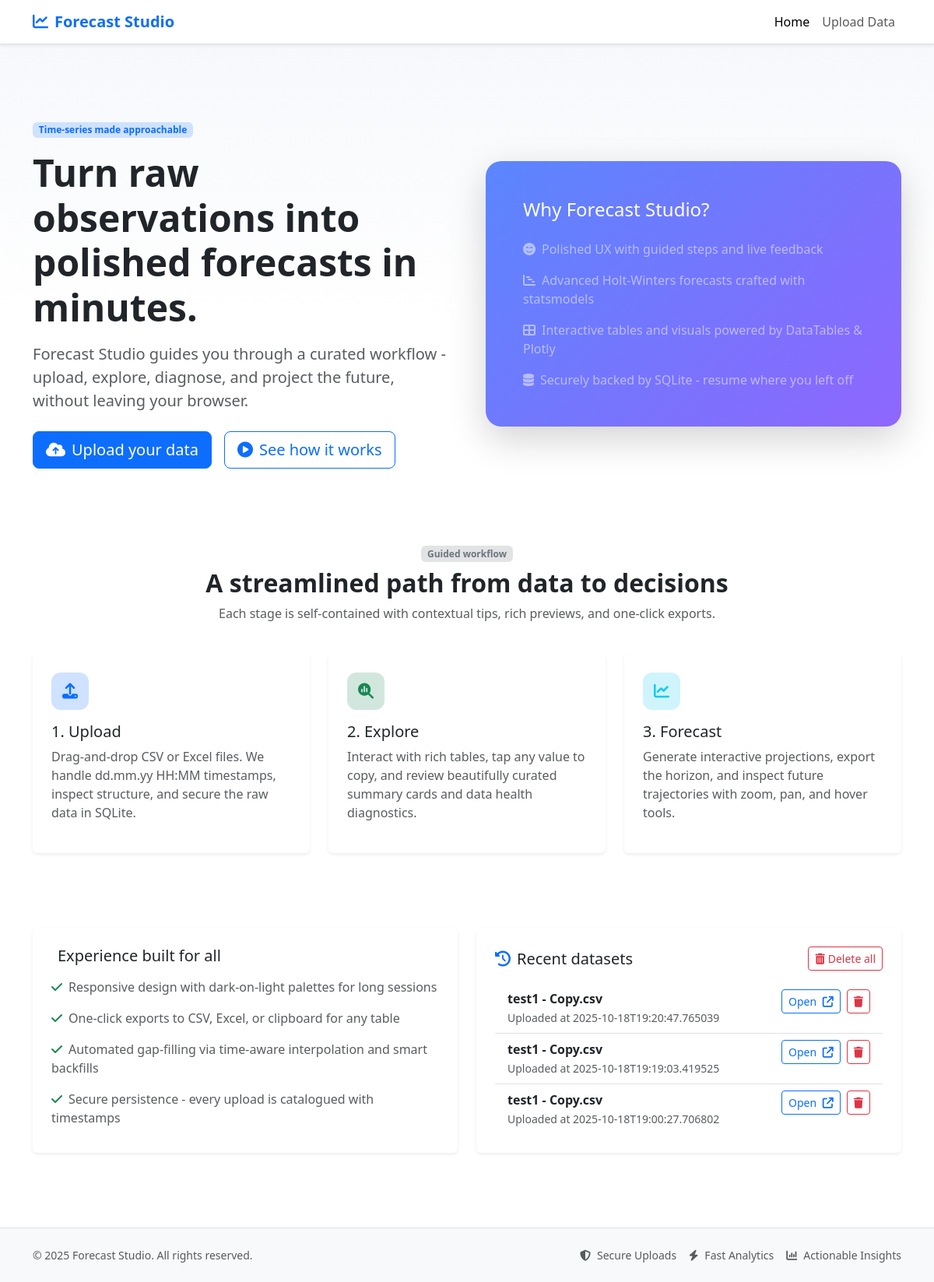
Before: / with the older database file.
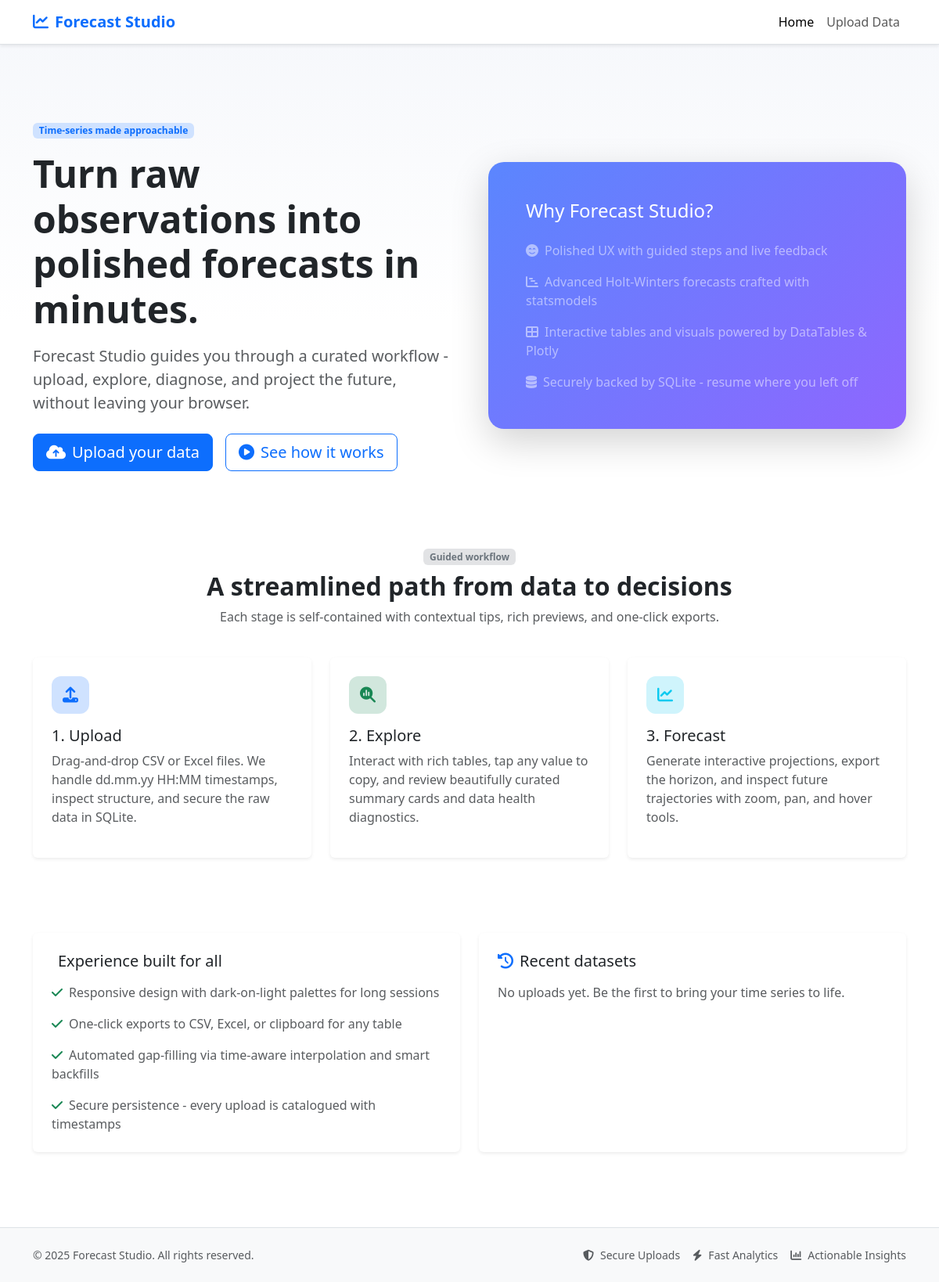
After: the same page with the newer database file.
### tables this page shows
CREATE TABLE datasets (
            id INTEGER PRIMARY KEY AUTOINCREMENT,
            filename TEXT NOT NULL,
            uploaded_at TEXT NOT NULL,
            columns_json TEXT NOT NULL,
            original_data_json TEXT NOT NULL,
            summary_json TEXT NOT NULL,
            missing_json TEXT NOT NULL,
            cleaned_series_json TEXT NOT NULL
        );

### main.py (the view)
@app.route("/")
def home() -> str:
    connection = get_db()
    rows = connection.execute(
        "SELECT id, filename, uploaded_at FROM datasets ORDER BY uploaded_at DESC LIMIT 5"
    ).fetchall()
    recent_datasets = [
        {
            "id": row["id"],
            "filename": row["filename"],
            "uploaded_at": row["uploaded_at"],
        }
        for row in rows
    ]
    return render_template("home.html", recent_datasets=recent_datasets)

### main.py (called while the page is built)
def _get_or_create_csrf_token() -> str:
    token = session.get("_csrf_token")
    if token is None:
        token = secrets.token_urlsafe(32)
        session["_csrf_token"] = token
    return token

@app.context_processor
def inject_globals() -> dict[str, Any]:
    return {
        "current_year": datetime.utcnow().year,
        "csrf_token": _get_or_create_csrf_token,
    }

def get_db() -> sqlite3.Connection:
    if "db" not in g:
        connection = sqlite3.connect(DATABASE_PATH)
        connection.row_factory = sqlite3.Row
        g.db = connection
    return g.db

### templates/home.html (shortened to what this page needs)
{% extends "base.html" %}
{% block content %}
    <section class="py-4 py-lg-5">
        <div class="row align-items-center g-5">
            <div class="col-lg-6">
                <span class="badge bg-primary-subtle text-primary mb-3">Time-series made approachable</span>
                <h1 class="display-5 fw-bold text-dark">Turn raw observations into polished forecasts in minutes.</h1>
                <p class="lead text-muted mt-3">Forecast Studio guides you through a curated workflow - upload, explore, diagnose, and project the future, without leaving your browser.</p>
                <div class="d-flex flex-wrap gap-3 mt-4">
                    <a class="btn btn-primary btn-lg" href="{{ url_for('upload') }}"><i class="fa-solid fa-cloud-arrow-up me-2"></i>Upload your data</a>
                    <a class="btn btn-outline-primary btn-lg" href="#how-it-works"><i class="fa-solid fa-circle-play me-2"></i>See how it works</a>
                </div>
            </div>
            <div class="col-lg-6">
                <div class="card shadow-lg border-0 gradient-card">
                    <div class="card-body p-4 p-lg-5">
                        <h2 class="h4 text-white">Why Forecast Studio?</h2>
                        <ul class="list-unstyled text-white-50 mt-4 mb-0">
                            <li class="mb-3"><i class="fa-solid fa-face-smile-beam me-2"></i>Polished UX with guided steps and live feedback</li>
                            <li class="mb-3"><i class="fa-solid fa-chart-gantt me-2"></i>Advanced Holt-Winters forecasts crafted with statsmodels</li>
                            <li class="mb-3"><i class="fa-solid fa-table-cells-large me-2"></i>Interactive tables and visuals powered by DataTables & Plotly</li>
                            <li><i class="fa-solid fa-database me-2"></i>Securely backed by SQLite - resume where you left off</li>
                        </ul>
                    </div>
                </div>
            </div>
        </div>
    </section>
    <section class="py-5" id="how-it-works">
        <div class="row g-4">
            <div class="col-12 text-center">
                <span class="badge bg-secondary-subtle text-secondary mb-2">Guided workflow</span>
                <h2 class="fw-bold">A streamlined path from data to decisions</h2>
                <p class="text-muted">Each stage is self-contained with contextual tips, rich previews, and one-click exports.</p>
            </div>
            <div class="col-md-4">
                <div class="card h-100 shadow-sm border-0">
                    <div class="card-body p-4">
                        <div class="icon-bubble bg-primary-subtle text-primary mb-3"><i class="fa-solid fa-upload"></i></div>
                        <h3 class="h5">1. Upload</h3>
                        <p class="text-muted">Drag-and-drop CSV or Excel files. We handle dd.mm.yy HH:MM timestamps, inspect structure, and secure the raw data in SQLite.</p>
                    </div>
                </div>
            </div>
            <div class="col-md-4">
                <div class="card h-100 shadow-sm border-0">
                    <div class="card-body p-4">
                        <div class="icon-bubble bg-success-subtle text-success mb-3"><i class="fa-solid fa-magnifying-glass-chart"></i></div>
                        <h3 class="h5">2. Explore</h3>
                        <p class="text-muted">Interact with rich tables, tap any value to copy, and review beautifully curated summary cards and data health diagnostics.</p>
                    </div>
                </div>
            </div>
            <div class="col-md-4">
                <div class="card h-100 shadow-sm border-0">
                    <div class="card-body p-4">
                        <div class="icon-bubble bg-info-subtle text-info mb-3"><i class="fa-solid fa-chart-line"></i></div>
                        <h3 class="h5">3. Forecast</h3>
                        <p class="text-muted">Generate interactive projections, export the horizon, and inspect future trajectories with zoom, pan, and hover tools.</p>
                    </div>
                </div>
            </div>
        </div>
    </section>
    <section class="py-5">
        <div class="row g-4">
            <div class="col-lg-6">
                <div class="card shadow-sm border-0 h-100">
                    <div class="card-body p-4">
                        <h3 class="h5 mb-3">Experience built for all</h3>
                        <ul class="list-unstyled text-muted mb-0">
                            <li class="mb-3"><i class="fa-solid fa-check text-success me-2"></i>Responsive design with dark-on-light palettes for long sessions</li>
                            <li class="mb-3"><i class="fa-solid fa-check text-success me-2"></i>One-click exports to CSV, Excel, or clipboard for any table</li>
                            <li class="mb-3"><i class="fa-solid fa-check text-success me-2"></i>Automated gap-filling via time-aware interpolation and smart backfills</li>
                            <li><i class="fa-solid fa-check text-success me-2"></i>Secure persistence - every upload is catalogued with timestamps</li>
                        </ul>
                    </div>
                </div>
            </div>
            <div class="col-lg-6">
                <div class="card shadow-sm border-0 h-100">
                    <div class="card-body p-4">
                        <div class="d-flex justify-content-between align-items-center mb-3">
                            <h3 class="h5 mb-0"><i class="fa-solid fa-clock-rotate-left text-primary me-2"></i>Recent datasets</h3>
                            {% if recent_datasets %}
                                <form method="post" action="{{ url_for('delete_all_datasets') }}" onsubmit="return confirm('Delete all saved datasets? This cannot be undone.');">
                                    <button class="btn btn-outline-danger btn-sm" type="submit">
                                        <i class="fa-solid fa-trash-can me-1"></i>Delete all
                                    </button>
                                </form>
                            {% endif %}
                        </div>
                        {% if recent_datasets %}
                            <ul class="list-group list-group-flush">
                                {% for dataset in recent_datasets %}
                                    <li class="list-group-item">
                                        <div class="d-flex justify-content-between align-items-start gap-3">
                                            <div>
                                                <div class="fw-semibold">{{ dataset.filename }}</div>
                                                <small class="text-muted">Uploaded at {{ dataset.uploaded_at }}</small>
                                            </div>
                                            <div class="d-flex gap-2">
                                                <a class="btn btn-outline-primary btn-sm" href="{{ url_for('visualize', dataset_id=dataset.id) }}">
                                                    Open <i class="fa-solid fa-arrow-up-right-from-square ms-1"></i>
                                                </a>
                                                <form method="post" action="{{ url_for('delete_dataset', dataset_id=dataset.id) }}" onsubmit="return confirm('Delete this dataset? This cannot be undone.');">
                                                    <button class="btn btn-outline-danger btn-sm" type="submit">
                                                        <i class="fa-solid fa-trash"></i>
                                                    </button>
                                                </form>
                                            </div>
                                        </div>
                                    </li>
                                {% endfor %}
                            </ul>
                        {% else %}
                            <p class="text-muted mb-0">No uploads yet. Be the first to bring your time series to life.</p>
                        {% endif %}
                    </div>
                </div>
            </div>
        </div>
    </section>
{% endblock %}

### templates/base.html (shortened to what this page needs)
<!doctype html>
<html lang="en">
    <head>
        <link href="https://cdn.jsdelivr.net/npm/bootstrap@5.3.2/dist/css/bootstrap.min.css" rel="stylesheet">
        <link href="https://cdnjs.cloudflare.com/ajax/libs/font-awesome/6.5.1/css/all.min.css" rel="stylesheet">
        <link href="https://cdn.datatables.net/1.13.6/css/dataTables.bootstrap5.min.css" rel="stylesheet">
        <link href="https://cdn.datatables.net/buttons/2.4.1/css/buttons.bootstrap5.min.css" rel="stylesheet">
        <link href="{{ url_for('static', filename='css/styles.css') }}" rel="stylesheet">
    </head>
    <body>
        <nav class="navbar navbar-expand-lg navbar-light bg-white border-bottom shadow-sm">
            <div class="container">
                <a class="navbar-brand fw-bold text-primary" href="{{ url_for('home') }}">
                    <i class="fa-solid fa-chart-line me-2"></i>Forecast Studio
                </a>
                <div class="collapse navbar-collapse" id="navbarNav">
                    <ul class="navbar-nav ms-auto">
                        <li class="nav-item">
                            <a class="nav-link{% if request.endpoint == 'home' %} active{% endif %}" href="{{ url_for('home') }}">Home</a>
                        </li>
                        <li class="nav-item">
                            <a class="nav-link{% if request.endpoint == 'upload' %} active{% endif %}" href="{{ url_for('upload') }}">Upload Data</a>
                        </li>
                    </ul>
                </div>
            </div>
        </nav>
        <main class="py-5">
            <div class="container">
                {% block content %}{% endblock %}
            </div>
        </main>
        <footer class="border-top py-4 bg-light">
            <div class="container d-flex flex-column flex-lg-row justify-content-between align-items-lg-center">
                <div class="text-muted small">&copy; {{ current_year | default(2024) }} Forecast Studio. All rights reserved.</div>
                <div class="d-flex gap-3 mt-3 mt-lg-0">
                    <span class="small text-muted"><i class="fa-solid fa-shield-halved me-2"></i>Secure Uploads</span>
                    <span class="small text-muted"><i class="fa-solid fa-bolt me-2"></i>Fast Analytics</span>
                    <span class="small text-muted"><i class="fa-solid fa-chart-column me-2"></i>Actionable Insights</span>
                </div>
            </div>
        </footer>
    </body>
</html>

### static/css/styles.css (style rules this page uses)
:root { color-scheme: light; --brand-primary: #4d7cfe; --brand-dark: #172b4d; --gradient-start: #4d7cfe; --gradient-end: #7c4dfe; }
body { background: linear-gradient(180deg, #f5f7fb 0%, #ffffff 25%); min-height: 100vh; }
.gradient-card { background: linear-gradient(135deg, rgba(77, 124, 254, 0.92), rgba(124, 77, 254, 0.86)); border-radius: 1.25rem; color: #fff; }
.icon-bubble { width: 48px; height: 48px; display: grid; place-items: center; border-radius: 12px; font-size: 1.25rem; }

Changed rows visible on the page:
removed datasets: filename "test1 - Copy.csv", uploaded_at "2025-10-18T19:20:47.765039"
removed datasets: filename "test1 - Copy.csv", uploaded_at "2025-10-18T19:19:03.419525"
removed datasets: filename "test1 - Copy.csv", uploaded_at "2025-10-18T19:00:27.706802"
Other visible differences:
text no longer shown: "Delete all"
text now shown: "No uploads yet. Be the first to bring your time series to life."
